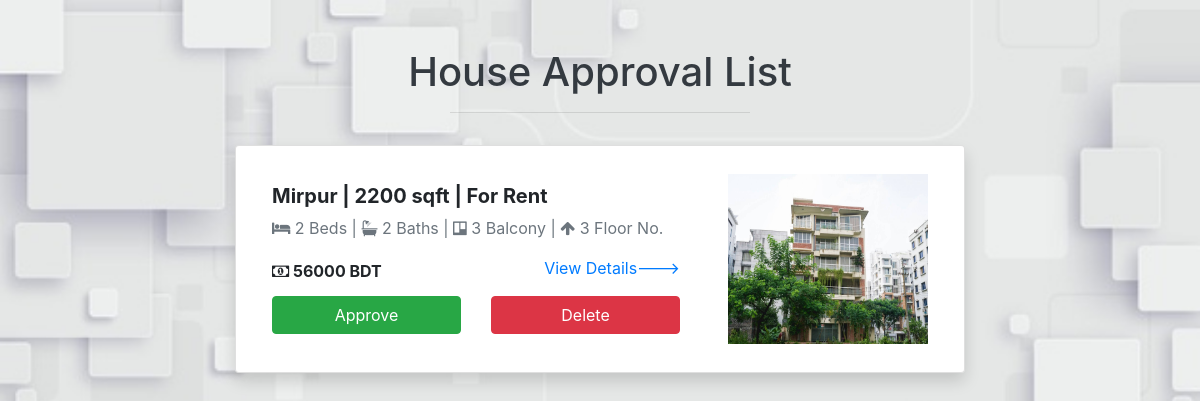
The app's page /house_approval_list.php, older data.
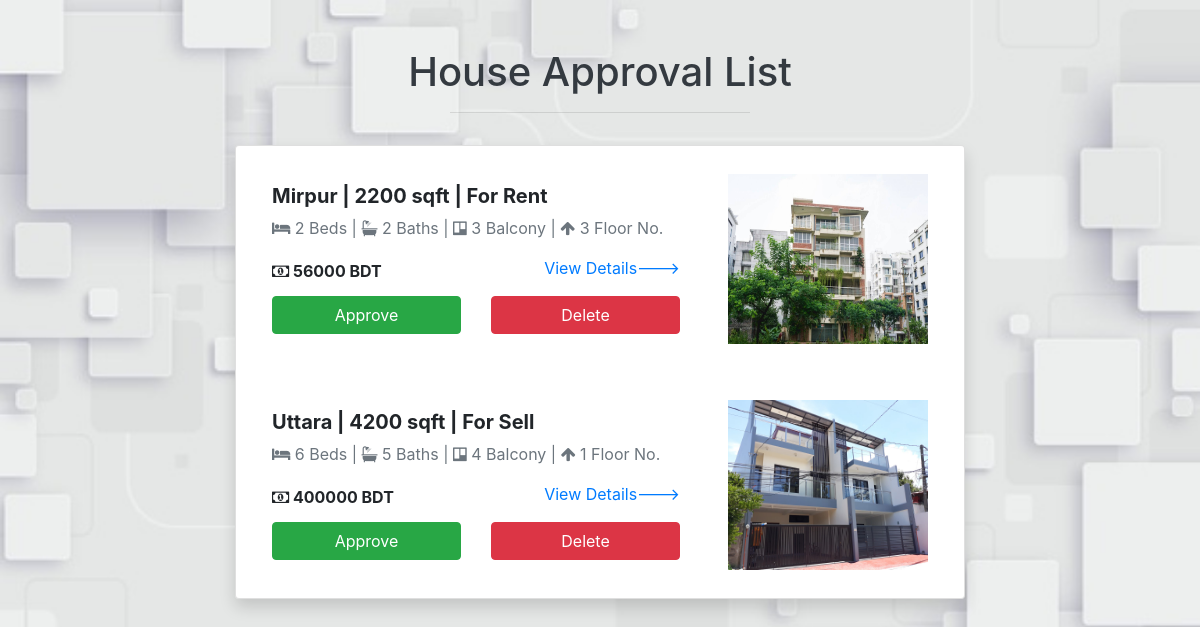
The same page, newer data.
### tables this page shows
CREATE TABLE `approval_house` (
  `id` int(6) NOT NULL,
  `user_id` int(6) NOT NULL,
  `owner_name` varchar(255) NOT NULL,
  `owner_email` varchar(255) NOT NULL,
  `owner_contact` varchar(255) NOT NULL,
  `purpose` varchar(255) NOT NULL,
  `type` varchar(255) NOT NULL,
  `location` varchar(255) NOT NULL,
  `address` varchar(255) NOT NULL,
  `area_size` varchar(255) NOT NULL,
  `price` varchar(255) NOT NULL,
  `floor_no` varchar(255) NOT NULL,
  `beds` int(5) NOT NULL,
  `baths` int(5) NOT NULL,
  `balcony` int(5) NOT NULL,
  `description` text NOT NULL,
  `tier` varchar(255) NOT NULL
);

CREATE TABLE `approval_house_image` (
  `house_id` int(6) NOT NULL,
  `image` varchar(255) NOT NULL
);

### house_approval_list.php (the view, shortened to what this page needs)
<?php
include 'connection.php';
$sql = "SELECT * FROM approval_house";
$result = mysqli_query($conn, $sql);
?>
<!DOCTYPE html>
<html lang="en" dir="ltr">
<head>
    <link rel="stylesheet" href="https://maxcdn.bootstrapcdn.com/bootstrap/4.5.2/css/bootstrap.min.css">
    <link href="//maxcdn.bootstrapcdn.com/bootstrap/4.0.0/css/bootstrap.min.css" rel="stylesheet" id="bootstrap-css">
    <link rel="stylesheet" href="https://cdnjs.cloudflare.com/ajax/libs/font-awesome/4.7.0/css/font-awesome.min.css">
</head>
<body>
    <h1 class="text-center text-dark text-capitalize pt-5">House Approval List</h1>
    <hr class="w-25 pt-3">
    <div class="container">
        <div class="row mb-5">
            <div class="col-lg-8 mx-auto">
                <ul class="list-group shadow">
                    <?php
                    while ($row = mysqli_fetch_array($result)) {
                    ?>
                        <li class="list-group-item">
                            <div class="media align-items-lg-center flex-column flex-lg-row p-3">
                                <div class="media-body order-2 order-lg-1">
                                <h5><strong><?php echo $row['location']; ?> | <?php echo $row['area_size']; ?> sqft | <?php echo $row['purpose']; ?></strong></h5>
                  <p class="text-muted"><i class="fa fa-bed"> </i> <?php echo $row['beds']; ?> Beds | <i class="fa fa-bath"></i> <?php echo $row['baths']; ?> Baths | <i class="fa fa-trello"> </i> <?php echo $row['balcony']; ?> Balcony | <i class="fa fa-arrow-up"></i> <?php echo $row['floor_no']; ?> Floor No.</p>
                  <div class="d-flex align-items-center justify-content-between mt-1">
                    <h6><strong><i class="fa fa-money" aria-hidden="true"></i> <?php echo $row['price']; ?> BDT</strong></h6>
                    <?php
                    $dbid = $row['id'];
                    ?>
                    <p><a href="view_house_details.php?id=<?php echo $dbid ?>">View Details---></a></p>
                </div>
                                    <form method="POST">
                                        <div class="row">
                                            <div class="col-md-6">
                                                <button type="submit" name="approve" class="btn btn-success btn-block"> Approve </button>
                                            </div>
                                            <div class="col-md-6">
                                                <button type="submit" name="delete" class="btn btn-danger btn-block"> Delete </button>
                                            </div>
                                        </div>
                                    </form>
                                </div>
                                <?php
                                $dbid = $row['id'];
                                $sql = "SELECT image
                            FROM approval_house_image
                            WHERE house_id='$dbid'";
                                $result1 = mysqli_query($conn, $sql);
                                $rows_img = mysqli_fetch_array($result1);
                                ?>
                                <img src="assets/uploads/<?php echo $rows_img['image']; ?>" alt="Generic placeholder image" width="200" class="ml-lg-5 order-1 order-lg-2">
                            </div>
                        </li>
                    <?php } ?>
                </ul>
            </div>
        </div>
    </div>
</body>
</html>

Row changes from the older to the newer data that the page shows:
added approval_house: location "Uttara", area_size "4200", purpose "For Sell", beds "6", baths "5", balcony "4", floor_no "1", price "400000", approval_house_image.image (picture)
